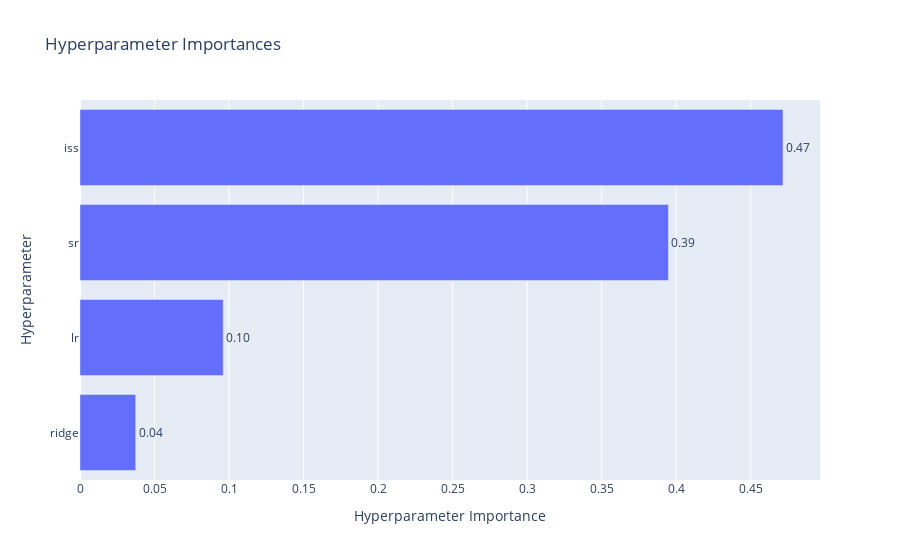

This figure's notebook cell:
### Code cell
# パラメトリックプロット
optuna.visualization.plot_param_importances(study)

### Figure 1 — Plotly figure (JSON) as saved in the notebook; plotly's stock layout.template omitted (floating-point values rounded to 4 significant figures)
{"data": [{"cliponaxis": false, "hovertemplate": ["ridge (FloatDistribution): 0.03737439554147005<extra></extra>", "lr (FloatDistribution): 0.0961150226053538<extra></extra>", "sr (FloatDistribution): 0.39482193361660955<extra></extra>", "iss (FloatDistribution): 0.4716886482365666<extra></extra>"], "name": "Objective Value", "orientation": "h", "text": ["0.04", "0.10", "0.39", "0.47"], "textposition": "outside", "type": "bar", "x": [0.03737, 0.09612, 0.3948, 0.4717], "y": ["ridge", "lr", "sr", "iss"]}], "layout": {"title": {"text": "Hyperparameter Importances"}, "xaxis": {"title": {"text": "Hyperparameter Importance"}}, "yaxis": {"title": {"text": "Hyperparameter"}}}}
